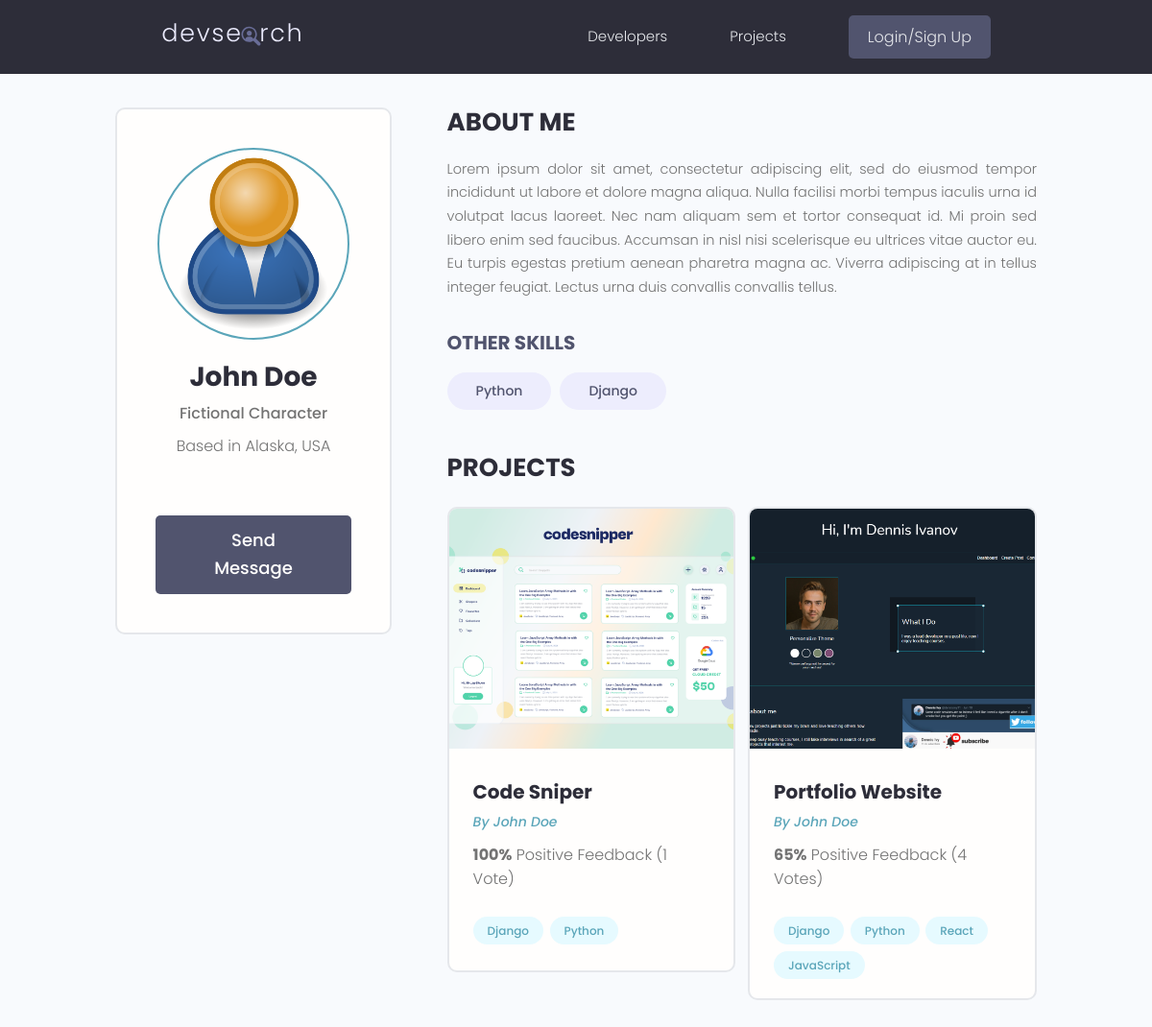
/profile/6d727034-66b5-4e45-bc31-be45330ccdcc/, run on an earlier commit of the app's database.
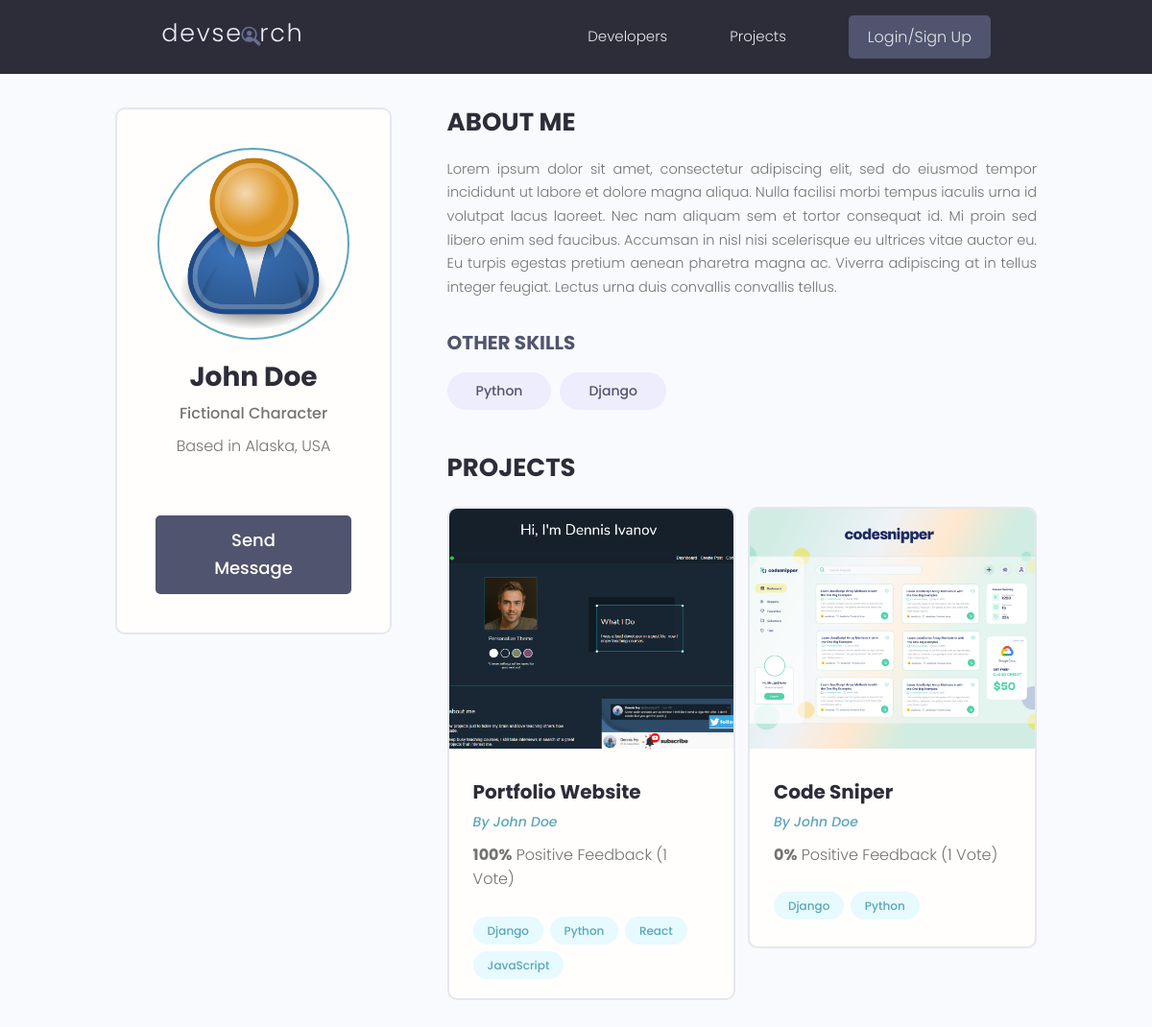
And on a later commit of the database.
### users/models.py (models this page shows, shortened)
class Skill(models.Model):
    owner = models.ForeignKey(Profile, on_delete=models.CASCADE, null=True, blank=True)
    name = models.CharField(max_length=200, null=True, blank=True)
    description = models.TextField(null=True, blank=True)
    created = models.DateTimeField(auto_now_add=True)
    id = models.UUIDField(default=uuid.uuid4, unique=True, primary_key=True, editable=False)
    def __str__(self):
        return self.name

class Profile(models.Model):
    user = models.OneToOneField(User, on_delete=models.CASCADE, null=True, blank=True)
    name = models.CharField(max_length=200, null=True, blank=True)
    email = models.EmailField(max_length=500, null=True, blank=True)
    username = models.CharField(max_length=200, null=True, blank=True)
    location = models.CharField(max_length=200, null=True, blank=True)
    short_intro = models.CharField(max_length=200, null=True, blank=True)
    bio = models.TextField(null=True, blank=True)
    profile_image = models.ImageField(null=True, blank=True, upload_to="profiles/", default="profiles/user-default.png")
    social_github = models.CharField(max_length=500, null=True, blank=True)
    social_stackoverflow = models.CharField(max_length=500, null=True, blank=True)
    social_twitter = models.CharField(max_length=500, null=True, blank=True)
    social_linkedin = models.CharField(max_length=500, null=True, blank=True)
    social_youtube = models.CharField(max_length=500, null=True, blank=True)
    social_website = models.CharField(max_length=500, null=True, blank=True)
    created = models.DateTimeField(auto_now_add=True)
    id = models.UUIDField(default=uuid.uuid4, unique=True, primary_key=True, editable=False)

### projects/models.py (models this page shows, shortened)
class Project(models.Model):
    owner = models.ForeignKey(Profile, null=True, blank=True, on_delete=models.SET_NULL)
    title = models.CharField(max_length=200)
    description = models.TextField(null=True, blank=True)
    featured_image = models.ImageField(null=True, blank=True, default="default.jpg")
    demo_link = models.CharField(max_length=2000, null=True, blank=True)
    source_link = models.CharField(max_length=2000, null=True, blank=True)
    tags = models.ManyToManyField('Tag', blank=True)
    vote_count = models.IntegerField(default=0, null=True, blank=True)
    vote_ratio = models.IntegerField(default=0, null=True, blank=True)
    created = models.DateTimeField(auto_now_add=True)
    id = models.UUIDField(default=uuid.uuid4, unique=True, primary_key=True, editable=False)
    class Meta:
        ordering = ["-vote_ratio", "-vote_count", 'title']

class Tag(models.Model):
    name = models.CharField(max_length=200)
    created = models.DateTimeField(auto_now_add=True)
    id = models.UUIDField(default=uuid.uuid4, unique=True, primary_key=True, editable=False)
    def __str__(self):
        return self.name

### users/views.py (the view)
# urls.py: path('profile/<str:pk>/', views.userProfile, name="user-profile"),
def userProfile(request, pk):
    profile = Profile.objects.get(id=pk)
    topSkills = profile.skill_set.exclude(description__exact="")
    otherSkills = profile.skill_set.filter(description="")
    context = {
        'profile': profile,
        'topSkills': topSkills,
        'otherSkills': otherSkills
    }
    return render(request, 'users/user-profile.html', context)

### users/templates/users/user-profile.html (shortened to what this page needs)
{% extends 'main.html' %}
{% block content %}
<main class="profile my-md">
    <div class="container">
        <div class="layout">
            <div class="column column--1of3">
                <div class="card text-center">
                    <div class="card__body dev">
                        <img class="avatar avatar--xl" src="{{ profile.profile_image.url }}" />
                        <h2 class="dev__name">{{profile.name}}</h2>
                        <p class="dev__title">{{profile.short_intro}}</p>
                        <p class="dev__location">Based in {{profile.location}}</p>
                        {% if request.user.profile.id != profile.id %}
                        <a href="{% url 'create-message' profile.id %}" class=" btn btn--sub btn--lg">Send
                            Message </a>
                        {% endif %}
                    </div>
                </div>
            </div>
            <div class="column column--2of3">
                <div class="devInfo">
                    <h3 class="devInfo__title">About Me</h3>
                    <p class="devInfo__about">{{ profile.bio }}</p>
                </div>
                <div class="devInfo">
                    <div class="devInfo__skills">
                        {% if otherSkills|length %}
                        <h3 class="devInfo__subtitle">Other Skills</h3>
                        {% endif %}
                        <div class="devInfo__otherSkills">
                            {% for otherSkill in otherSkills %}
                            <span class="tag tag--pill tag--sub tag--lg">
                                <small>{{ otherSkill }}</small>
                            </span>
                            {% endfor %}
                        </div>
                    </div>
                </div>
                <div class="devInfo">
                    <h3 class="devInfo__title">Projects</h3>
                    <div class="grid grid--two">
                        {% for project in profile.project_set.all %}
                        <div class="column">
                            <div class="card project">
                                <a href="{% url 'project' project.id %}" class="project">
                                    <img class="project__thumbnail" src="{{ project.featured_image.url }}"
                                        alt="project thumbnail" />
                                    <div class="card__body">
                                        <h3 class="project__title">{{project.title}}</h3>
                                        <p><a class="project__author"
                                                href="{% url 'user-profile' project.owner.id %}">By
                                                {{project.owner.name}}</a>
                                        </p>
                                        <p class="project--rating">
                                            <span style="font-weight: bold;">{{project.vote_ratio}}%</span> Positive
                                            Feedback ({{project.vote_count}} Vote{{ project.vote_count|pluralize:"s" }})
                                        </p>
                                        <div class="project__tags">
                                            {% for tag in project.tags.all %}
                                            <span class="tag tag--pill tag--main">
                                                <small>{{tag}}</small>
                                            </span>
                                            {% endfor %}
                                        </div>
                                    </div>
                                </a>
                            </div>
                        </div>
                        {% endfor %}
                    </div>
                </div>
            </div>
        </div>
    </div>
</main>
{% endblock content %}

What changed in the data, as far as the page shows it:
changed Project "Portfolio Website": vote_ratio "65" → "100"; vote_count "4" → "1"; moves up the list
changed Project "Code Sniper": vote_ratio "100" → "0"
